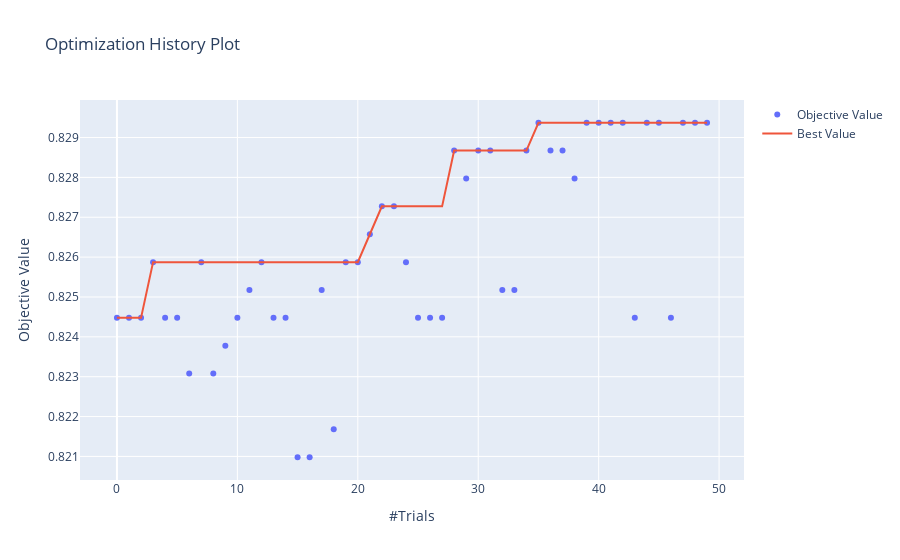

The cell this chart's notebook holds for it:
### Code cell
study_lr = create_new_mlrun(model_type='logistic-regression')
optuna.visualization.plot_optimization_history(study_lr)
